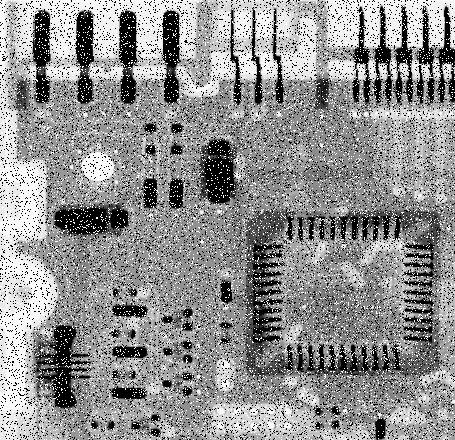
#> input picture Images/circuito_rumoroso.jpg, 455 x 440 px, found by its file name
$ python nonlinearEdgeDetection.py
#> lines starting #> are read from the running program, lines starting #| are printed output that depends on the picture
import skimage.io as io
import numpy as np
import matplotlib.pyplot as plt
import scipy.ndimage as ndi

x = np.float64(io.imread('Images/circuito_rumoroso.jpg'))
#> x: shape (440, 455) float64; min 0, max 255, mean 144.1
y = ndi.generic_filter(x, np.median, (5,5))
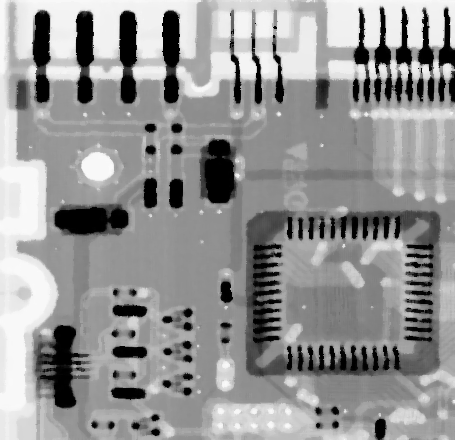
#> y: shape (440, 455) float64; min 0, max 251, mean 148.5
z = ndi.generic_filter(y, np.min, (5,5))
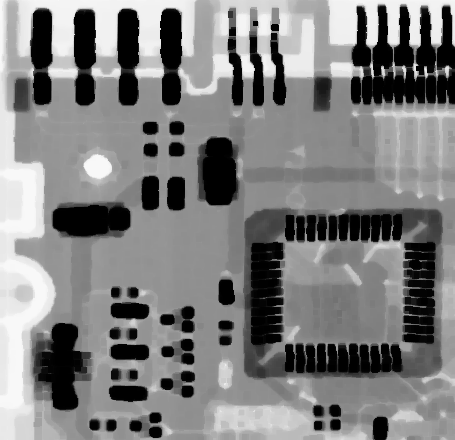
#> z: shape (440, 455) float64; min 0, max 249, mean 127.1
plt.subplot(1,3,1); plt.imshow(x,clim=[0,255],cmap='gray')
plt.subplot(1,3,2); plt.imshow(y,clim=[0,255],cmap='gray')
plt.subplot(1,3,3); plt.imshow(z,clim=[0,255],cmap='gray')

plt.show()
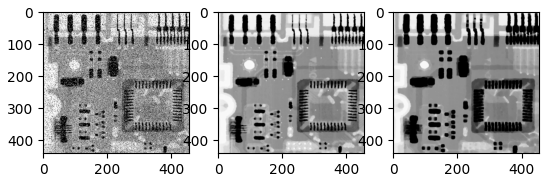
#> figure drawn by matplotlib, 3 panels

$ run again, with Images/bebe.jpg copied over Images/circuito_rumoroso.jpg
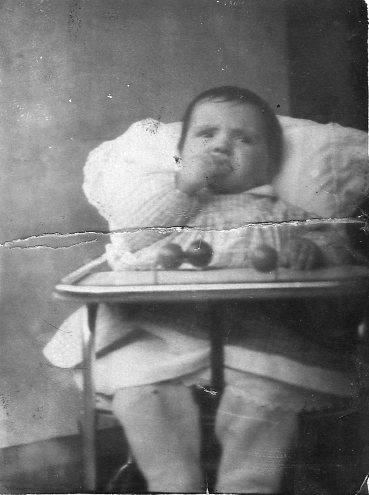
#> input picture Images/bebe.jpg, 369 x 495 px, found by its file name
#> `z = ndi.generic_filter(y, np.min, (5,5))`:
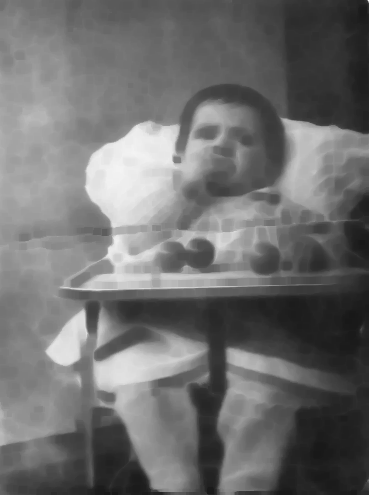
#> z: shape (495, 369) float64; min 24, max 245, mean 111.2
#> `plt.show()`:
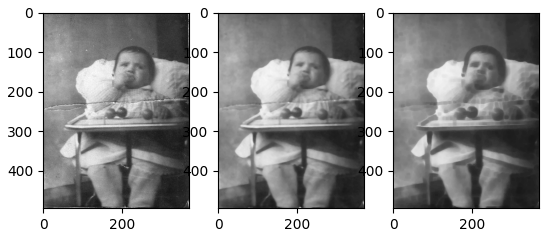
#> figure drawn by matplotlib, 3 panels
